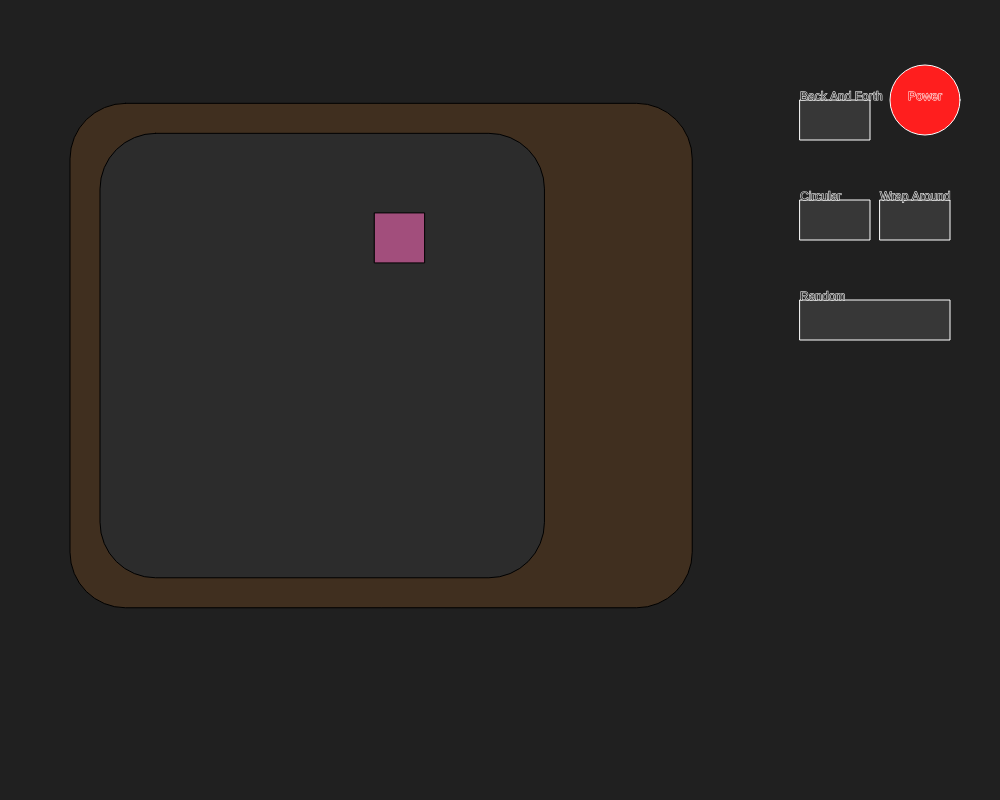
Frame 1 (no input)
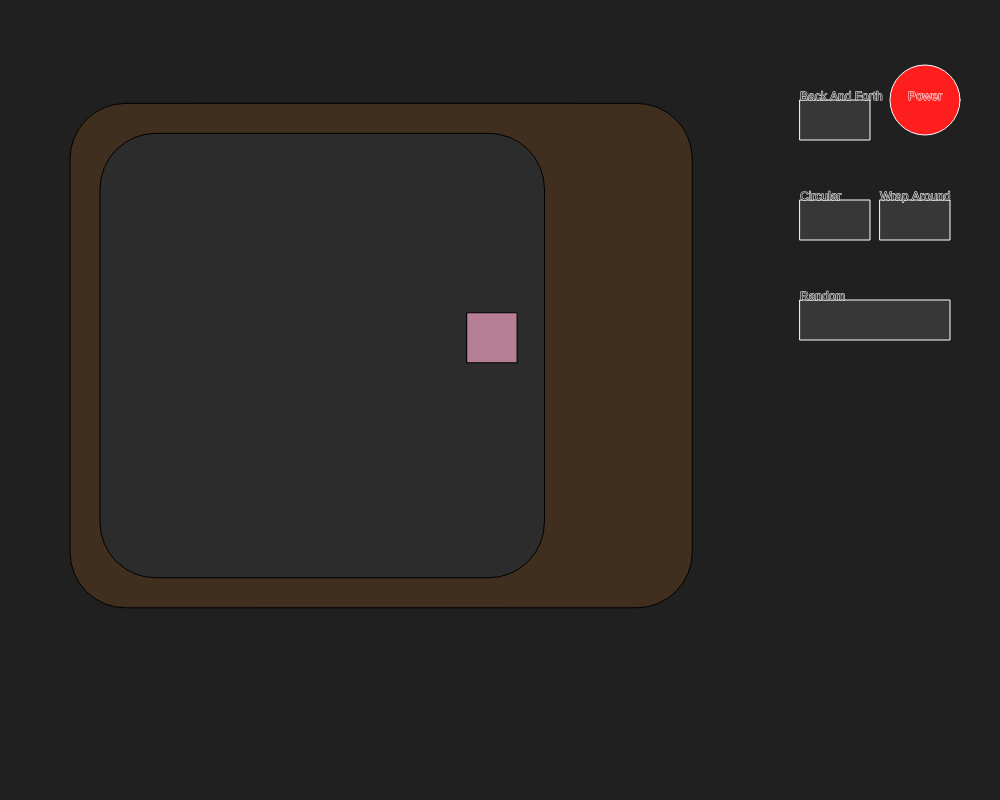
Frame 60 (no input)
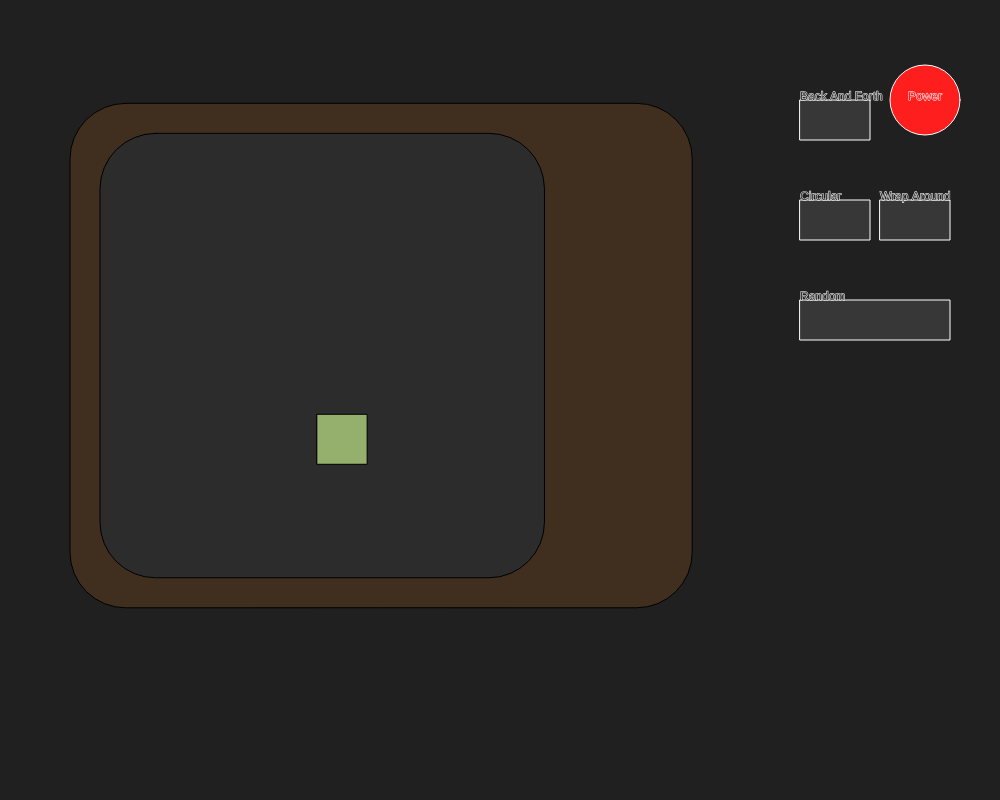
Frame 120 (the mouse pressed at the canvas centre since frame 60)

The p5.js sketch that drew these frames (run headless with seeded random() and noise() and a simulated clock; from frame 60 on, the mouse is pressed at the canvas centre):

// p5.js sketch
// ── sketch.js
typeOfMotion = "random";
power = true;

function setup() {
  createCanvas(1000, 800);
  this.TV = new tv(-height / 2, -height / 3, height / 1.8, height / 1.8);

  this.powerButton = new powerButton();
  this.backAndForthButton = new backAndForthButton();
  this.wrapAroundButton = new wrapAroundButton(); 
  this.circularMotionButton = new circularMotionButton(); 
  this.randomMotionButton = new randomMotionButton(); 
}

function draw() {
  translate(width / 2, height / 2);
  background(32);
  this.TV.show();
  this.powerButton.show();
  this.backAndForthButton.show();
  this.wrapAroundButton.show();
  this.circularMotionButton.show(); 
  this.randomMotionButton.show(); 
}

function tv(x, y, w, h) {
  this.x = x;
  this.y = y;
  this.w = w;
  this.h = h;

  this.ball = new tvBall(this.x, this.y, this.w, this.h);
  this.show = function () {
    fill(64, 47, 31);
    rect(
      this.x - 30,
      this.y - 30,
      this.w + this.w / 2.5,
      this.h + 60,
      this.h / 8
    );
    fill(44);
    rect(this.x, this.y, this.w, this.h, this.h / 8);
    this.ball.show();
  };
}

function tvBall(tvX, tvY, tvW, tvH) {
  this.x = random(tvX, tvX + tvW - 60);
  this.y = random(tvY, tvY + tvH - 60);
  this.angle = 0;
  this.w = 50;
  this.h = 50;
  this.velX = random(1, 3);
  this.velY = random(1, 3);

  this.show = function () {
    if (power) {
      switch (typeOfMotion) {
        case "random":
          randomMotion(this, tvX, tvY, tvW, tvH);
          break;
        case "linearBackAndForth":
          linearBackAndForth(this, tvX, tvW);
          break;
        case "linearWrapAround":
          linearWrapAround(this, tvX, tvW);
          break;
        case "circular":
          CircularMotion(this, tvX, tvY, tvW, tvH, this.angle);
          break;
      }
    }
  };
}

function powerButton() {
  this.x = 425;
  this.y = -300;
  this.w = 70;
  this.h = 70;

  this.show = function () {
    push();
    stroke(255);
    fill(255, 30, 30);
    if (
      dist(mouseX - width / 2, mouseY - height / 2, this.x, this.y) <
      this.h / 2
    )
      fill(255, 100, 100);
    ellipse(425, -300, this.w, this.h);
    textAlign(CENTER);
    text("Power", this.x, this.y);
    pop();
  };
}

function backAndForthButton() {
  this.x = 300;
  this.y = -300;
  this.w = 70;
  this.h = 40;

  this.show = function () {
    push();
    stroke(255);
    fill(55);
    if (
      mouseX - width / 2 > this.x &&
      mouseX - width / 2 < this.x + this.w &&
      mouseY - height / 2 > this.y &&
      mouseY - height / 2 < this.y + this.h
    )
      fill(77);
    rect(this.x, this.y, this.w, this.h);
    text("Back And Forth", this.x, this.y);
    pop();
  };
}

function wrapAroundButton() {
  this.x = 380;
  this.y = -200;
  this.w = 70;
  this.h = 40;

  this.show = function () {
    push();
    stroke(255);
    fill(55);
    if (
      mouseX - width / 2 > this.x &&
      mouseX - width / 2 < this.x + this.w &&
      mouseY - height / 2 > this.y &&
      mouseY - height / 2 < this.y + this.h
    )
      fill(77);
    rect(this.x, this.y, this.w, this.h);
    text("Wrap Around", this.x, this.y);
    pop();
  };
}

function circularMotionButton() {
  this.x = 300;
  this.y = -200;
  this.w = 70;
  this.h = 40;

  this.show = function () {
    push();
    stroke(255);
    fill(55);
    if (
      mouseX - width / 2 > this.x &&
      mouseX - width / 2 < this.x + this.w &&
      mouseY - height / 2 > this.y &&
      mouseY - height / 2 < this.y + this.h
    )
      fill(77);
    rect(this.x, this.y, this.w, this.h);
    text("Circular", this.x, this.y);
    pop();
  };
}

function randomMotionButton() {
  this.x = 300;
  this.y = -100;
  this.w = 150;
  this.h = 40;

  this.show = function () {
    push();
    stroke(255);
    fill(55);
    if (
      mouseX - width / 2 > this.x &&
      mouseX - width / 2 < this.x + this.w &&
      mouseY - height / 2 > this.y &&
      mouseY - height / 2 < this.y + this.h
    )
      fill(77);
    rect(this.x, this.y, this.w, this.h);
    text("Random", this.x, this.y);
    pop();
  };
}

function linearBackAndForth(box, tvX, tvW) {
  if (box.x + box.w > tvX + tvW || box.x <= tvX) box.velX *= -1;

  fill(
    map(box.x, tvX, tvX + tvW, 100, 200),
    map(box.x, tvX, tvX + tvW, 40, 255),
    map(box.x, tvX, tvX + tvW, 50, 170)
  );

  rect(box.x, box.y, box.w, box.h);
  box.x += box.velX;
}

function linearWrapAround(box, tvX, tvW) {
  if(box.velX < 0) box.velX *= -1;
  if (box.x + box.w >= tvX + tvW && box.w > 0) box.w = tvX + tvW - box.x;
  else if (box.x >= tvX + tvW && box.w < 50) {
    box.w = 50;
    box.x = tvX;
  } else if (box.x == tvX && box.w < 50) {
    box.w += box.velX;
  }
  fill(
    map(box.x, tvX, tvX + tvW, 100, 200),
    map(box.x, tvX, tvX + tvW, 40, 255),
    map(box.x, tvX, tvX + tvW, 50, 170)
  );

  rect(box.x, box.y, box.w, box.h);
  box.x += box.velX;
}

function CircularMotion(box, tvX, tvY, tvW, tvH, angle) {
  this.radius = tvH / 2 - 90;
  this.angle = angle;
  this.baseX = tvX + tvW / 2;
  this.baseY = tvY + tvH / 2;

  fill(
    map(box.x, tvX, tvX + tvW, 100, 200),
    map(box.y, tvY, tvY + tvH, 40, 255),
    map(box.x, tvX, tvX + tvW, 50, 170)
  );

  rect(box.x, box.y, box.w, box.h);
  box.x = baseX + radius * cos(radians(this.angle));
  box.y = baseY + radius * sin(radians(this.angle));
  box.angle += 1.1;
}

function randomMotion(box, tvX, tvY, tvW, tvH) {
  if (box.x + box.w > tvX + tvW || box.x <= tvX) box.velX *= -1;
  if (box.y + box.h > tvY + tvH || box.y <= tvY) box.velY *= -1;

  fill(
    map(box.x, tvX, tvX + tvW, 100, 200),
    map(box.y, tvY, tvY + tvH, 40, 255),
    map(box.x, tvX, tvX + tvW, 50, 170)
  );

  rect(box.x, box.y, box.w, box.h);
  box.x += box.velX;
  box.y += box.velY;
}

function mouseClicked(){
  //powerButton
  if (dist(mouseX - width / 2, mouseY - height / 2, 425, -300) <35)
    power = !power;
  else if ( // Linear back and forth
      mouseX - width / 2 > 300 &&
      mouseX - width / 2 < 300 + 70 &&
      mouseY - height / 2 > -300 &&
      mouseY - height / 2 < -300 + 40
    )
    typeOfMotion = "linearBackAndForth";
  else if ( // Linear Wrap around
      mouseX - width / 2 > 380 &&
      mouseX - width / 2 < 380 + 70 &&
      mouseY - height / 2 > -200 &&
      mouseY - height / 2 < -200 + 40
  )
    typeOfMotion = "linearWrapAround";
  else if (
    mouseX - width / 2 > 300 &&
      mouseX - width / 2 < 300 + 70 &&
      mouseY - height / 2 > -200 &&
      mouseY - height / 2 < -200 + 40
  )
    typeOfMotion = "circular";
  else if (
  mouseX - width / 2 > 300 &&
      mouseX - width / 2 < 300 + 150 &&
      mouseY - height / 2 > -100 &&
      mouseY - height / 2 < -100 + 40
  )
    typeOfMotion = "random";
}
